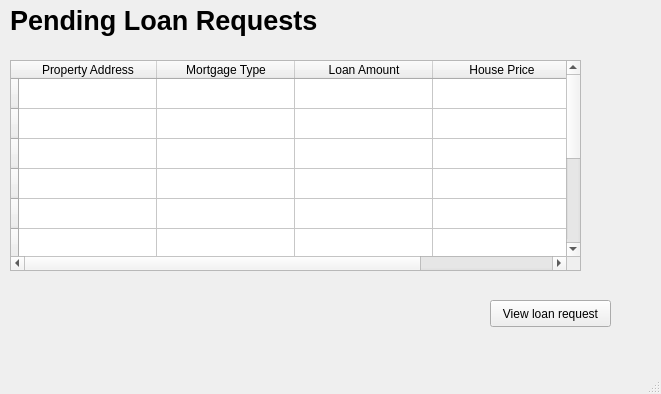
<?xml version="1.0" encoding="UTF-8"?>
<ui version="4.0">
 <class>MainWindow</class>
 <widget class="QMainWindow" name="MainWindow">
  <property name="geometry">
   <rect>
    <x>0</x>
    <y>0</y>
    <width>661</width>
    <height>394</height>
   </rect>
  </property>
  <property name="windowTitle">
   <string>MainWindow</string>
  </property>
  <widget class="QWidget" name="centralwidget">
   <widget class="QLabel" name="pending_loan_requests_label">
    <property name="geometry">
     <rect>
      <x>10</x>
      <y>0</y>
      <width>401</width>
      <height>41</height>
     </rect>
    </property>
    <property name="font">
     <font>
      <pointsize>20</pointsize>
      <weight>75</weight>
      <bold>true</bold>
     </font>
    </property>
    <property name="text">
     <string>Pending Loan Requests</string>
    </property>
   </widget>
   <widget class="QTableWidget" name="loan_requests_table">
    <property name="enabled">
     <bool>true</bool>
    </property>
    <property name="geometry">
     <rect>
      <x>10</x>
      <y>60</y>
      <width>571</width>
      <height>211</height>
     </rect>
    </property>
    <property name="maximumSize">
     <size>
      <width>571</width>
      <height>16777215</height>
     </size>
    </property>
    <attribute name="horizontalHeaderDefaultSectionSize">
     <number>138</number>
    </attribute>
    <attribute name="verticalHeaderDefaultSectionSize">
     <number>30</number>
    </attribute>
    <row>
     <property name="text">
      <string> </string>
     </property>
    </row>
    <row>
     <property name="text">
      <string> </string>
     </property>
    </row>
    <row>
     <property name="text">
      <string> </string>
     </property>
    </row>
    <row>
     <property name="text">
      <string> </string>
     </property>
    </row>
    <row>
     <property name="text">
      <string> </string>
     </property>
    </row>
    <row>
     <property name="text">
      <string> </string>
     </property>
    </row>
    <row>
     <property name="text">
      <string> </string>
     </property>
    </row>
    <row>
     <property name="text">
      <string> </string>
     </property>
    </row>
    <row>
     <property name="text">
      <string> </string>
     </property>
    </row>
    <row>
     <property name="text">
      <string> </string>
     </property>
    </row>
    <column>
     <property name="text">
      <string>Property Address</string>
     </property>
     <property name="font">
      <font>
       <kerning>true</kerning>
      </font>
     </property>
    </column>
    <column>
     <property name="text">
      <string>Mortgage Type</string>
     </property>
    </column>
    <column>
     <property name="text">
      <string>Loan Amount</string>
     </property>
    </column>
    <column>
     <property name="text">
      <string>House Price</string>
     </property>
    </column>
   </widget>
   <widget class="QPushButton" name="pushButton">
    <property name="geometry">
     <rect>
      <x>490</x>
      <y>300</y>
      <width>121</width>
      <height>27</height>
     </rect>
    </property>
    <property name="text">
     <string>View loan request</string>
    </property>
   </widget>
  </widget>
  <widget class="QStatusBar" name="statusbar"/>
  <widget class="QMenuBar" name="menuBar">
   <property name="geometry">
    <rect>
     <x>0</x>
     <y>0</y>
     <width>661</width>
     <height>27</height>
    </rect>
   </property>
  </widget>
 </widget>
 <resources/>
 <connections/>
</ui>
